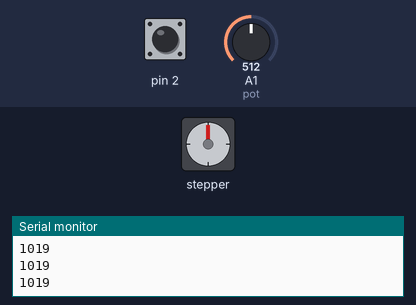
This sketch was run on a simulated Arduino Uno, built with avr-gcc and run on an emulated ATmega328P. Parts: stepper motor, the last lines printed to the serial monitor. The inputs (shaded band) are chosen by the test bench; at power-on: pin 2 HIGH, A1 (pot) = 512. Stepper angles assume 2038 steps per turn.

Above: at 1.2 s.
1.3 s: pin 2 pulled LOW for 3.2 s
At 1.76 s:
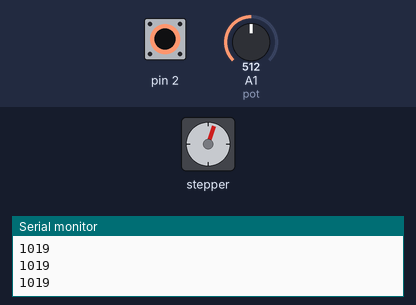
At 2.36 s:
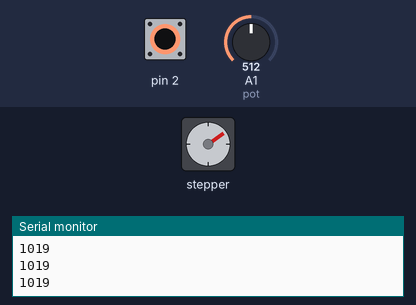
6.0 s: A1 (pot) set to 716
8.8 s: A1 (pot) set to 900
10.3 s: pin 2 pulled LOW for 0.15 s
At 11.05 s:
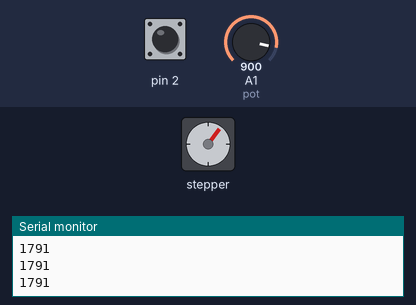
Timing chart, 0 to 14.3 s (numbered marks = the images above; inputs shaded):
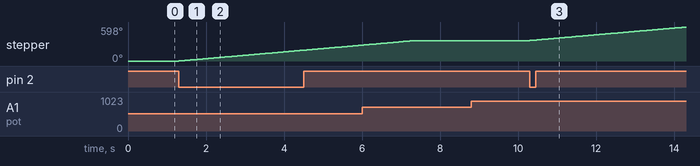

Measured:
- after the input at 1.3 s, stepper: keeps turning clockwise at about 60°/s, starting at once
- after the input at 10.3 s, stepper: keeps turning clockwise at about 60°/s, starting at once

The sketch:

Stepper_distance.ino
```cpp
#include <Stepper.h>                                  // Header file for stepper

#define STEPS 2038                                    // Steps for a single revolution

Stepper stepper(STEPS, 4, 5, 6, 7);                   // Input for ULN2003 Motor driver
const int pot = A1;                                   // Initialise potentiometer

void setup() {

  Serial.begin(9600);
  pinMode(2, INPUT_PULLUP);
  stepper.setSpeed(10);                               // Set speed for the stepper motor

}

void loop() {
  int potVal = map(analogRead(pot),0,1024,0,2038);    // Convert potentiometer in terms of steps for a revolution
  Serial.println(potVal);

  if (digitalRead(2) == LOW) {
    stepper.step(potVal);                             // Steps for the stepper motor to move
  }
}
```
